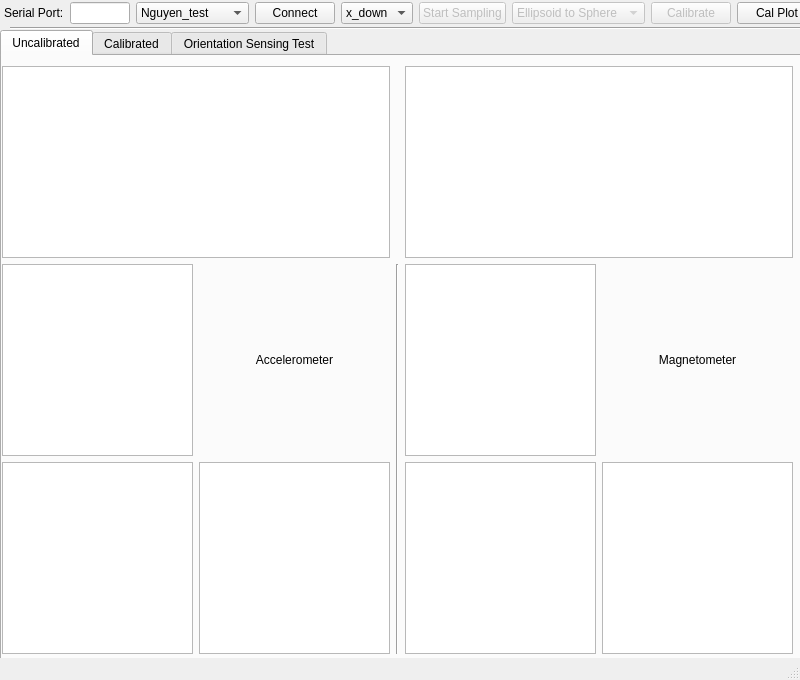
<?xml version="1.0" encoding="UTF-8"?>
<ui version="4.0">
 <class>FreeIMUCal</class>
 <widget class="QMainWindow" name="FreeIMUCal">
  <property name="geometry">
   <rect>
    <x>0</x>
    <y>0</y>
    <width>800</width>
    <height>680</height>
   </rect>
  </property>
  <property name="sizePolicy">
   <sizepolicy hsizetype="Fixed" vsizetype="Fixed">
    <horstretch>0</horstretch>
    <verstretch>0</verstretch>
   </sizepolicy>
  </property>
  <property name="minimumSize">
   <size>
    <width>800</width>
    <height>600</height>
   </size>
  </property>
  <property name="maximumSize">
   <size>
    <width>800</width>
    <height>680</height>
   </size>
  </property>
  <property name="windowTitle">
   <string>FreeIMU Calibration Application</string>
  </property>
  <property name="documentMode">
   <bool>false</bool>
  </property>
  <widget class="QWidget" name="centralwidget">
   <property name="sizePolicy">
    <sizepolicy hsizetype="Maximum" vsizetype="Maximum">
     <horstretch>0</horstretch>
     <verstretch>0</verstretch>
    </sizepolicy>
   </property>
   <widget class="Line" name="line">
    <property name="geometry">
     <rect>
      <x>10</x>
      <y>20</y>
      <width>791</width>
      <height>16</height>
     </rect>
    </property>
    <property name="orientation">
     <enum>Qt::Horizontal</enum>
    </property>
   </widget>
   <widget class="QTabWidget" name="tabWidget">
    <property name="geometry">
     <rect>
      <x>0</x>
      <y>30</y>
      <width>801</width>
      <height>631</height>
     </rect>
    </property>
    <property name="currentIndex">
     <number>0</number>
    </property>
    <widget class="QWidget" name="uncalibratedTab">
     <attribute name="title">
      <string>Uncalibrated</string>
     </attribute>
     <widget class="QWidget" name="gridLayoutWidget_4">
      <property name="geometry">
       <rect>
        <x>0</x>
        <y>10</y>
        <width>791</width>
        <height>588</height>
       </rect>
      </property>
      <layout class="QGridLayout" name="gridLayout_4" rowstretch="0,0">
       <property name="sizeConstraint">
        <enum>QLayout::SetMaximumSize</enum>
       </property>
       <item row="1" column="0">
        <layout class="QGridLayout" name="gridLayout_5">
         <item row="0" column="1">
          <widget class="QLabel" name="label_2">
           <property name="text">
            <string>Accelerometer</string>
           </property>
           <property name="alignment">
            <set>Qt::AlignCenter</set>
           </property>
          </widget>
         </item>
         <item row="1" column="0">
          <widget class="PlotWidget" name="accYZ">
           <property name="sizePolicy">
            <sizepolicy hsizetype="Expanding" vsizetype="Expanding">
             <horstretch>0</horstretch>
             <verstretch>1</verstretch>
            </sizepolicy>
           </property>
          </widget>
         </item>
         <item row="1" column="1">
          <widget class="PlotWidget" name="accZX">
           <property name="sizePolicy">
            <sizepolicy hsizetype="Expanding" vsizetype="Expanding">
             <horstretch>0</horstretch>
             <verstretch>1</verstretch>
            </sizepolicy>
           </property>
          </widget>
         </item>
         <item row="0" column="0">
          <widget class="PlotWidget" name="accXY">
           <property name="sizePolicy">
            <sizepolicy hsizetype="Expanding" vsizetype="Expanding">
             <horstretch>0</horstretch>
             <verstretch>1</verstretch>
            </sizepolicy>
           </property>
          </widget>
         </item>
        </layout>
       </item>
       <item row="1" column="2">
        <layout class="QGridLayout" name="gridLayout_3" columnstretch="0,0">
         <property name="sizeConstraint">
          <enum>QLayout::SetFixedSize</enum>
         </property>
         <item row="0" column="0">
          <widget class="PlotWidget" name="magnXY">
           <property name="sizePolicy">
            <sizepolicy hsizetype="Expanding" vsizetype="Expanding">
             <horstretch>0</horstretch>
             <verstretch>1</verstretch>
            </sizepolicy>
           </property>
          </widget>
         </item>
         <item row="1" column="0">
          <widget class="PlotWidget" name="magnYZ">
           <property name="sizePolicy">
            <sizepolicy hsizetype="Expanding" vsizetype="Expanding">
             <horstretch>0</horstretch>
             <verstretch>1</verstretch>
            </sizepolicy>
           </property>
          </widget>
         </item>
         <item row="1" column="1">
          <widget class="PlotWidget" name="magnZX">
           <property name="sizePolicy">
            <sizepolicy hsizetype="Expanding" vsizetype="Expanding">
             <horstretch>0</horstretch>
             <verstretch>1</verstretch>
            </sizepolicy>
           </property>
          </widget>
         </item>
         <item row="0" column="1">
          <widget class="QLabel" name="label_3">
           <property name="text">
            <string>Magnetometer</string>
           </property>
           <property name="alignment">
            <set>Qt::AlignCenter</set>
           </property>
          </widget>
         </item>
        </layout>
       </item>
       <item row="0" column="2">
        <widget class="GLViewWidget" name="magn3D">
         <property name="sizePolicy">
          <sizepolicy hsizetype="Expanding" vsizetype="Expanding">
           <horstretch>0</horstretch>
           <verstretch>0</verstretch>
          </sizepolicy>
         </property>
        </widget>
       </item>
       <item row="0" column="0">
        <widget class="GLViewWidget" name="acc3D">
         <property name="sizePolicy">
          <sizepolicy hsizetype="Minimum" vsizetype="Expanding">
           <horstretch>0</horstretch>
           <verstretch>0</verstretch>
          </sizepolicy>
         </property>
        </widget>
       </item>
       <item row="1" column="1">
        <widget class="Line" name="line_3">
         <property name="lineWidth">
          <number>1</number>
         </property>
         <property name="orientation">
          <enum>Qt::Vertical</enum>
         </property>
        </widget>
       </item>
      </layout>
     </widget>
    </widget>
    <widget class="QWidget" name="calibratedTab">
     <attribute name="title">
      <string>Calibrated</string>
     </attribute>
     <widget class="QWidget" name="horizontalLayoutWidget">
      <property name="geometry">
       <rect>
        <x>0</x>
        <y>380</y>
        <width>791</width>
        <height>181</height>
       </rect>
      </property>
      <layout class="QHBoxLayout" name="horizontalLayout">
       <item>
        <widget class="QGroupBox" name="groupBox">
         <property name="title">
          <string>Accelerometer</string>
         </property>
         <property name="alignment">
          <set>Qt::AlignLeading|Qt::AlignLeft|Qt::AlignVCenter</set>
         </property>
         <property name="flat">
          <bool>false</bool>
         </property>
         <property name="checkable">
          <bool>false</bool>
         </property>
         <widget class="QWidget" name="layoutWidget">
          <property name="geometry">
           <rect>
            <x>10</x>
            <y>20</y>
            <width>381</width>
            <height>154</height>
           </rect>
          </property>
          <layout class="QFormLayout" name="formLayout_3">
           <property name="sizeConstraint">
            <enum>QLayout::SetNoConstraint</enum>
           </property>
           <property name="fieldGrowthPolicy">
            <enum>QFormLayout::ExpandingFieldsGrow</enum>
           </property>
           <property name="labelAlignment">
            <set>Qt::AlignLeading|Qt::AlignLeft|Qt::AlignVCenter</set>
           </property>
           <item row="0" column="0">
            <widget class="QLabel" name="label_14">
             <property name="text">
              <string>Offset X</string>
             </property>
            </widget>
           </item>
           <item row="0" column="1">
            <widget class="QLineEdit" name="calRes_acc_OSx"/>
           </item>
           <item row="1" column="0">
            <widget class="QLabel" name="label_15">
             <property name="text">
              <string>Offset Y</string>
             </property>
            </widget>
           </item>
           <item row="1" column="1">
            <widget class="QLineEdit" name="calRes_acc_OSy">
             <property name="sizePolicy">
              <sizepolicy hsizetype="Expanding" vsizetype="Expanding">
               <horstretch>0</horstretch>
               <verstretch>0</verstretch>
              </sizepolicy>
             </property>
            </widget>
           </item>
           <item row="2" column="0">
            <widget class="QLabel" name="label_16">
             <property name="text">
              <string>Offset Z</string>
             </property>
            </widget>
           </item>
           <item row="2" column="1">
            <widget class="QLineEdit" name="calRes_acc_OSz"/>
           </item>
           <item row="3" column="0">
            <widget class="QLabel" name="label_17">
             <property name="text">
              <string>Scale X</string>
             </property>
            </widget>
           </item>
           <item row="3" column="1">
            <widget class="QLineEdit" name="calRes_acc_SCx"/>
           </item>
           <item row="4" column="0">
            <widget class="QLabel" name="label_18">
             <property name="text">
              <string>Scale Y</string>
             </property>
            </widget>
           </item>
           <item row="4" column="1">
            <widget class="QLineEdit" name="calRes_acc_SCy"/>
           </item>
           <item row="5" column="0">
            <widget class="QLabel" name="label_19">
             <property name="text">
              <string>Scale Z</string>
             </property>
            </widget>
           </item>
           <item row="5" column="1">
            <widget class="QLineEdit" name="calRes_acc_SCz"/>
           </item>
          </layout>
         </widget>
        </widget>
       </item>
       <item>
        <widget class="QGroupBox" name="groupBox_2">
         <property name="title">
          <string>Magnetometer</string>
         </property>
         <widget class="QWidget" name="layoutWidget_2">
          <property name="geometry">
           <rect>
            <x>10</x>
            <y>20</y>
            <width>381</width>
            <height>154</height>
           </rect>
          </property>
          <layout class="QFormLayout" name="formLayout_5">
           <property name="sizeConstraint">
            <enum>QLayout::SetNoConstraint</enum>
           </property>
           <property name="fieldGrowthPolicy">
            <enum>QFormLayout::ExpandingFieldsGrow</enum>
           </property>
           <property name="labelAlignment">
            <set>Qt::AlignLeading|Qt::AlignLeft|Qt::AlignVCenter</set>
           </property>
           <item row="0" column="0">
            <widget class="QLabel" name="label_27">
             <property name="text">
              <string>Offset X</string>
             </property>
            </widget>
           </item>
           <item row="0" column="1">
            <widget class="QLineEdit" name="calRes_magn_OSx"/>
           </item>
           <item row="1" column="0">
            <widget class="QLabel" name="label_28">
             <property name="text">
              <string>Offset Y</string>
             </property>
            </widget>
           </item>
           <item row="1" column="1">
            <widget class="QLineEdit" name="calRes_magn_OSy">
             <property name="sizePolicy">
              <sizepolicy hsizetype="Expanding" vsizetype="Expanding">
               <horstretch>0</horstretch>
               <verstretch>0</verstretch>
              </sizepolicy>
             </property>
            </widget>
           </item>
           <item row="2" column="0">
            <widget class="QLabel" name="label_29">
             <property name="text">
              <string>Offset Z</string>
             </property>
            </widget>
           </item>
           <item row="2" column="1">
            <widget class="QLineEdit" name="calRes_magn_OSz"/>
           </item>
           <item row="3" column="0">
            <widget class="QLabel" name="label_30">
             <property name="text">
              <string>Scale X</string>
             </property>
            </widget>
           </item>
           <item row="3" column="1">
            <widget class="QLineEdit" name="calRes_magn_SCx"/>
           </item>
           <item row="4" column="0">
            <widget class="QLabel" name="label_31">
             <property name="text">
              <string>Scale Y</string>
             </property>
            </widget>
           </item>
           <item row="4" column="1">
            <widget class="QLineEdit" name="calRes_magn_SCy"/>
           </item>
           <item row="5" column="0">
            <widget class="QLabel" name="label_32">
             <property name="text">
              <string>Scale Z</string>
             </property>
            </widget>
           </item>
           <item row="5" column="1">
            <widget class="QLineEdit" name="calRes_magn_SCz"/>
           </item>
          </layout>
         </widget>
        </widget>
       </item>
      </layout>
     </widget>
     <widget class="QWidget" name="horizontalLayoutWidget_2">
      <property name="geometry">
       <rect>
        <x>488</x>
        <y>560</y>
        <width>301</width>
        <height>31</height>
       </rect>
      </property>
      <layout class="QHBoxLayout" name="horizontalLayout_2">
       <item>
        <widget class="QPushButton" name="saveCalibrationEEPROMButton">
         <property name="enabled">
          <bool>false</bool>
         </property>
         <property name="toolTip">
          <string>Store the calibration parameters to the microcontroller EEPROM</string>
         </property>
         <property name="text">
          <string>Save to EEPROM</string>
         </property>
        </widget>
       </item>
       <item>
        <widget class="QPushButton" name="saveCalibrationHeaderButton">
         <property name="enabled">
          <bool>false</bool>
         </property>
         <property name="toolTip">
          <string>Store the calibration parameters in an header .h file. When such header is active the EEPROM calibration storage code is disabled thus saving program and data memory.</string>
         </property>
         <property name="text">
          <string>Save to calibration.h</string>
         </property>
        </widget>
       </item>
      </layout>
     </widget>
     <widget class="QWidget" name="horizontalLayoutWidget_3">
      <property name="geometry">
       <rect>
        <x>0</x>
        <y>0</y>
        <width>791</width>
        <height>381</height>
       </rect>
      </property>
      <layout class="QHBoxLayout" name="horizontalLayout_3">
       <item>
        <widget class="QTabWidget" name="tabWidget_2">
         <property name="tabPosition">
          <enum>QTabWidget::South</enum>
         </property>
         <property name="tabShape">
          <enum>QTabWidget::Rounded</enum>
         </property>
         <property name="currentIndex">
          <number>0</number>
         </property>
         <property name="usesScrollButtons">
          <bool>true</bool>
         </property>
         <property name="documentMode">
          <bool>false</bool>
         </property>
         <property name="tabsClosable">
          <bool>false</bool>
         </property>
         <property name="movable">
          <bool>false</bool>
         </property>
         <widget class="QWidget" name="tab">
          <attribute name="title">
           <string>Acc XY</string>
          </attribute>
          <widget class="PlotWidget" name="accXY_cal">
           <property name="geometry">
            <rect>
             <x>0</x>
             <y>0</y>
             <width>781</width>
             <height>351</height>
            </rect>
           </property>
           <property name="sizePolicy">
            <sizepolicy hsizetype="Expanding" vsizetype="Expanding">
             <horstretch>0</horstretch>
             <verstretch>1</verstretch>
            </sizepolicy>
           </property>
          </widget>
         </widget>
         <widget class="QWidget" name="tab_4">
          <attribute name="title">
           <string>Acc YZ</string>
          </attribute>
          <widget class="PlotWidget" name="accYZ_cal">
           <property name="geometry">
            <rect>
             <x>0</x>
             <y>0</y>
             <width>781</width>
             <height>351</height>
            </rect>
           </property>
           <property name="sizePolicy">
            <sizepolicy hsizetype="Expanding" vsizetype="Expanding">
             <horstretch>0</horstretch>
             <verstretch>1</verstretch>
            </sizepolicy>
           </property>
          </widget>
         </widget>
         <widget class="QWidget" name="tab_3">
          <attribute name="title">
           <string>Acc ZX</string>
          </attribute>
          <widget class="PlotWidget" name="accZX_cal">
           <property name="geometry">
            <rect>
             <x>0</x>
             <y>0</y>
             <width>781</width>
             <height>351</height>
            </rect>
           </property>
           <property name="sizePolicy">
            <sizepolicy hsizetype="Expanding" vsizetype="Expanding">
             <horstretch>0</horstretch>
             <verstretch>1</verstretch>
            </sizepolicy>
           </property>
          </widget>
         </widget>
         <widget class="QWidget" name="tab_7">
          <attribute name="title">
           <string>Acc 3D</string>
          </attribute>
          <widget class="GLViewWidget" name="acc3D_cal">
           <property name="geometry">
            <rect>
             <x>0</x>
             <y>0</y>
             <width>389</width>
             <height>351</height>
            </rect>
           </property>
           <property name="sizePolicy">
            <sizepolicy hsizetype="Minimum" vsizetype="Expanding">
             <horstretch>0</horstretch>
             <verstretch>0</verstretch>
            </sizepolicy>
           </property>
          </widget>
         </widget>
        </widget>
       </item>
       <item>
        <widget class="QTabWidget" name="tabWidget_3">
         <property name="tabPosition">
          <enum>QTabWidget::South</enum>
         </property>
         <property name="tabShape">
          <enum>QTabWidget::Rounded</enum>
         </property>
         <property name="currentIndex">
          <number>0</number>
         </property>
         <property name="usesScrollButtons">
          <bool>true</bool>
         </property>
         <property name="documentMode">
          <bool>false</bool>
         </property>
         <property name="tabsClosable">
          <bool>false</bool>
         </property>
         <property name="movable">
          <bool>false</bool>
         </property>
         <widget class="QWidget" name="tab_2">
          <attribute name="title">
           <string>Magn XY</string>
          </attribute>
          <widget class="PlotWidget" name="magnXY_cal">
           <property name="geometry">
            <rect>
             <x>0</x>
             <y>0</y>
             <width>781</width>
             <height>351</height>
            </rect>
           </property>
           <property name="sizePolicy">
            <sizepolicy hsizetype="Expanding" vsizetype="Expanding">
             <horstretch>0</horstretch>
             <verstretch>1</verstretch>
            </sizepolicy>
           </property>
          </widget>
         </widget>
         <widget class="QWidget" name="tab_5">
          <attribute name="title">
           <string>Magn YZ</string>
          </attribute>
          <widget class="PlotWidget" name="magnYZ_cal">
           <property name="geometry">
            <rect>
             <x>0</x>
             <y>0</y>
             <width>781</width>
             <height>351</height>
            </rect>
           </property>
           <property name="sizePolicy">
            <sizepolicy hsizetype="Expanding" vsizetype="Expanding">
             <horstretch>0</horstretch>
             <verstretch>1</verstretch>
            </sizepolicy>
           </property>
          </widget>
         </widget>
         <widget class="QWidget" name="tab_6">
          <attribute name="title">
           <string>Magn ZX</string>
          </attribute>
          <widget class="PlotWidget" name="magnZX_cal">
           <property name="geometry">
            <rect>
             <x>0</x>
             <y>0</y>
             <width>781</width>
             <height>351</height>
            </rect>
           </property>
           <property name="sizePolicy">
            <sizepolicy hsizetype="Expanding" vsizetype="Expanding">
             <horstretch>0</horstretch>
             <verstretch>1</verstretch>
            </sizepolicy>
           </property>
          </widget>
         </widget>
         <widget class="QWidget" name="tab_8">
          <attribute name="title">
           <string>Magn 3D</string>
          </attribute>
          <widget class="GLViewWidget" name="magn3D_cal">
           <property name="geometry">
            <rect>
             <x>0</x>
             <y>0</y>
             <width>389</width>
             <height>351</height>
            </rect>
           </property>
           <property name="sizePolicy">
            <sizepolicy hsizetype="Minimum" vsizetype="Expanding">
             <horstretch>0</horstretch>
             <verstretch>0</verstretch>
            </sizepolicy>
           </property>
          </widget>
         </widget>
        </widget>
       </item>
      </layout>
     </widget>
     <widget class="QWidget" name="horizontalLayoutWidget_4">
      <property name="geometry">
       <rect>
        <x>0</x>
        <y>560</y>
        <width>161</width>
        <height>31</height>
       </rect>
      </property>
      <layout class="QHBoxLayout" name="horizontalLayout_4">
       <item>
        <widget class="QPushButton" name="clearCalibrationEEPROMButton">
         <property name="enabled">
          <bool>false</bool>
         </property>
         <property name="toolTip">
          <string>&lt;html&gt;&lt;head/&gt;&lt;body&gt;&lt;p&gt;Clear any calibration parameter from the microcontroller EEPROM&lt;/p&gt;&lt;/body&gt;&lt;/html&gt;</string>
         </property>
         <property name="text">
          <string>Clear EEPROM</string>
         </property>
        </widget>
       </item>
      </layout>
     </widget>
    </widget>
    <widget class="QWidget" name="tab_9">
     <attribute name="title">
      <string>Orientation Sensing Test</string>
     </attribute>
     <widget class="QLabel" name="label_4">
      <property name="geometry">
       <rect>
        <x>290</x>
        <y>270</y>
        <width>261</width>
        <height>16</height>
       </rect>
      </property>
      <property name="text">
       <string>To Be Implemented</string>
      </property>
     </widget>
    </widget>
   </widget>
   <widget class="QWidget" name="layoutWidget">
    <property name="geometry">
     <rect>
      <x>4</x>
      <y>1</y>
      <width>813</width>
      <height>25</height>
     </rect>
    </property>
    <layout class="QGridLayout" name="gridLayout">
     <item row="0" column="0">
      <widget class="QLabel" name="label">
       <property name="text">
        <string>Serial Port:</string>
       </property>
      </widget>
     </item>
     <item row="0" column="1">
      <widget class="QLineEdit" name="serialPortEdit"/>
     </item>
     <item row="0" column="2">
      <widget class="QComboBox" name="serialProtocol">
       <property name="enabled">
        <bool>true</bool>
       </property>
       <property name="toolTip">
        <string>Serial Protocol to Communicate with IMU</string>
       </property>
       <item>
        <property name="text">
         <string>Nguyen_test</string>
        </property>
       </item>
       <item>
        <property name="text">
         <string>FreeIMU_serial</string>
        </property>
       </item>
      </widget>
     </item>
     <item row="0" column="3">
      <widget class="QPushButton" name="connectButton">
       <property name="toolTip">
        <string>Connect or Disconnect from the Arduino</string>
       </property>
       <property name="text">
        <string>Connect</string>
       </property>
      </widget>
     </item>
     <item row="0" column="4">
      <widget class="QComboBox" name="cbSampleType">
       <property name="currentIndex">
        <number>1</number>
       </property>
       <item>
        <property name="text">
         <string>all</string>
        </property>
       </item>
       <item>
        <property name="text">
         <string>x_down</string>
        </property>
       </item>
       <item>
        <property name="text">
         <string>y_down</string>
        </property>
       </item>
       <item>
        <property name="text">
         <string>z_down</string>
        </property>
       </item>
      </widget>
     </item>
     <item row="0" column="5">
      <widget class="QPushButton" name="samplingToggleButton">
       <property name="enabled">
        <bool>false</bool>
       </property>
       <property name="toolTip">
        <string>Toggle Start/Stop sampling of sensor data from the IMU</string>
       </property>
       <property name="text">
        <string>Start Sampling</string>
       </property>
       <property name="autoDefault">
        <bool>false</bool>
       </property>
       <property name="default">
        <bool>false</bool>
       </property>
       <property name="flat">
        <bool>false</bool>
       </property>
      </widget>
     </item>
     <item row="0" column="6">
      <widget class="QComboBox" name="calAlgorithmComboBox">
       <property name="enabled">
        <bool>false</bool>
       </property>
       <property name="toolTip">
        <string>&lt;html&gt;&lt;head/&gt;&lt;body&gt;&lt;p&gt;Calibration Algorithm used.&lt;/p&gt;&lt;/body&gt;&lt;/html&gt;</string>
       </property>
       <item>
        <property name="text">
         <string>Ellipsoid to Sphere</string>
        </property>
       </item>
      </widget>
     </item>
     <item row="0" column="7">
      <widget class="QPushButton" name="calibrateButton">
       <property name="enabled">
        <bool>false</bool>
       </property>
       <property name="toolTip">
        <string>Run calibration algorithm over the data collected</string>
       </property>
       <property name="text">
        <string>Calibrate</string>
       </property>
      </widget>
     </item>
     <item row="0" column="8">
      <widget class="QPushButton" name="plotButton">
       <property name="sizePolicy">
        <sizepolicy hsizetype="Fixed" vsizetype="Fixed">
         <horstretch>0</horstretch>
         <verstretch>0</verstretch>
        </sizepolicy>
       </property>
       <property name="text">
        <string>Cal Plot</string>
       </property>
      </widget>
     </item>
    </layout>
   </widget>
  </widget>
  <widget class="QStatusBar" name="statusbar"/>
 </widget>
 <customwidgets>
  <customwidget>
   <class>PlotWidget</class>
   <extends>QGraphicsView</extends>
   <header>pyqtgraph</header>
  </customwidget>
  <customwidget>
   <class>GLViewWidget</class>
   <extends>QGraphicsView</extends>
   <header>pyqtgraph.opengl</header>
  </customwidget>
 </customwidgets>
 <resources/>
 <connections/>
</ui>
